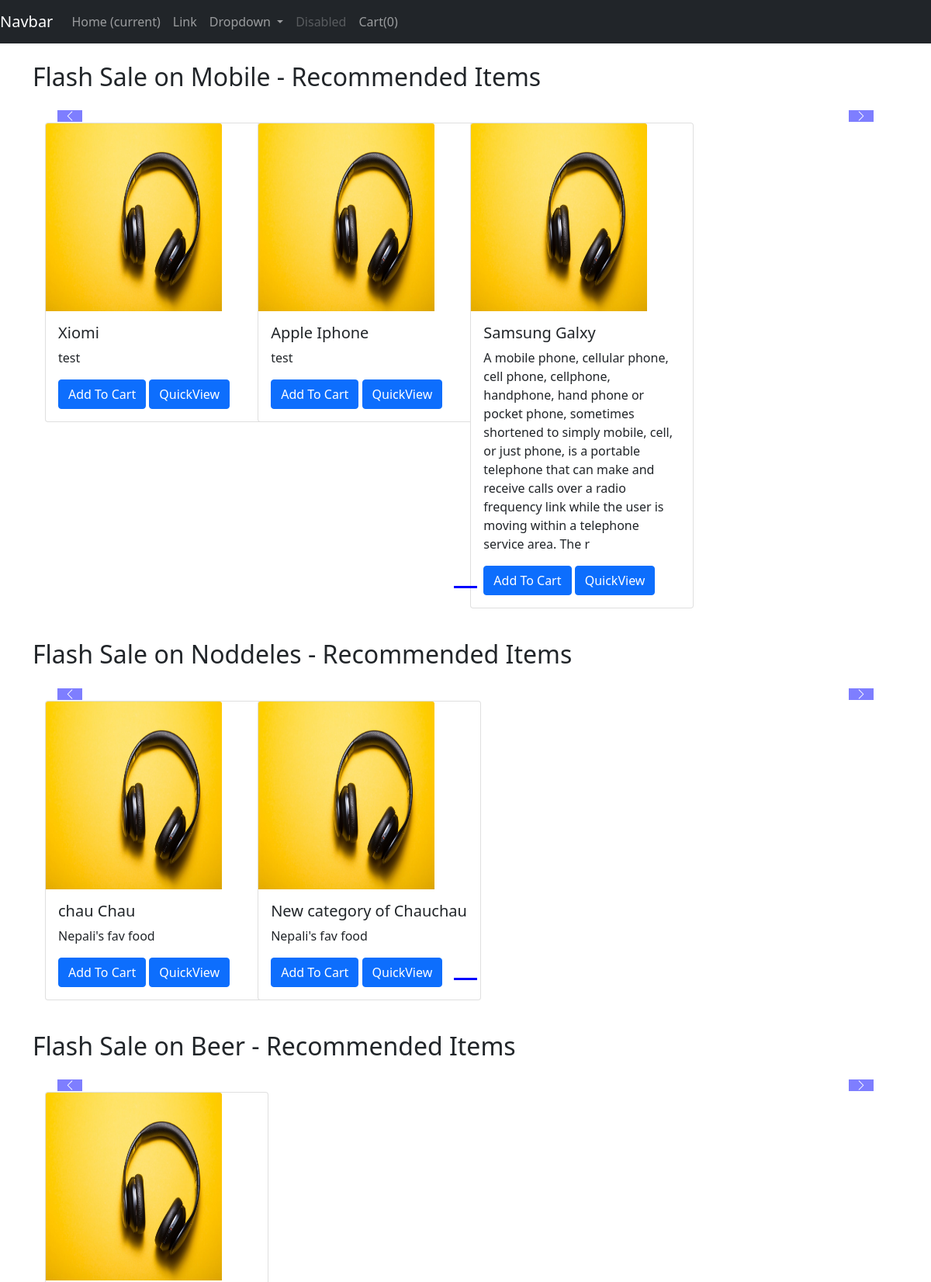
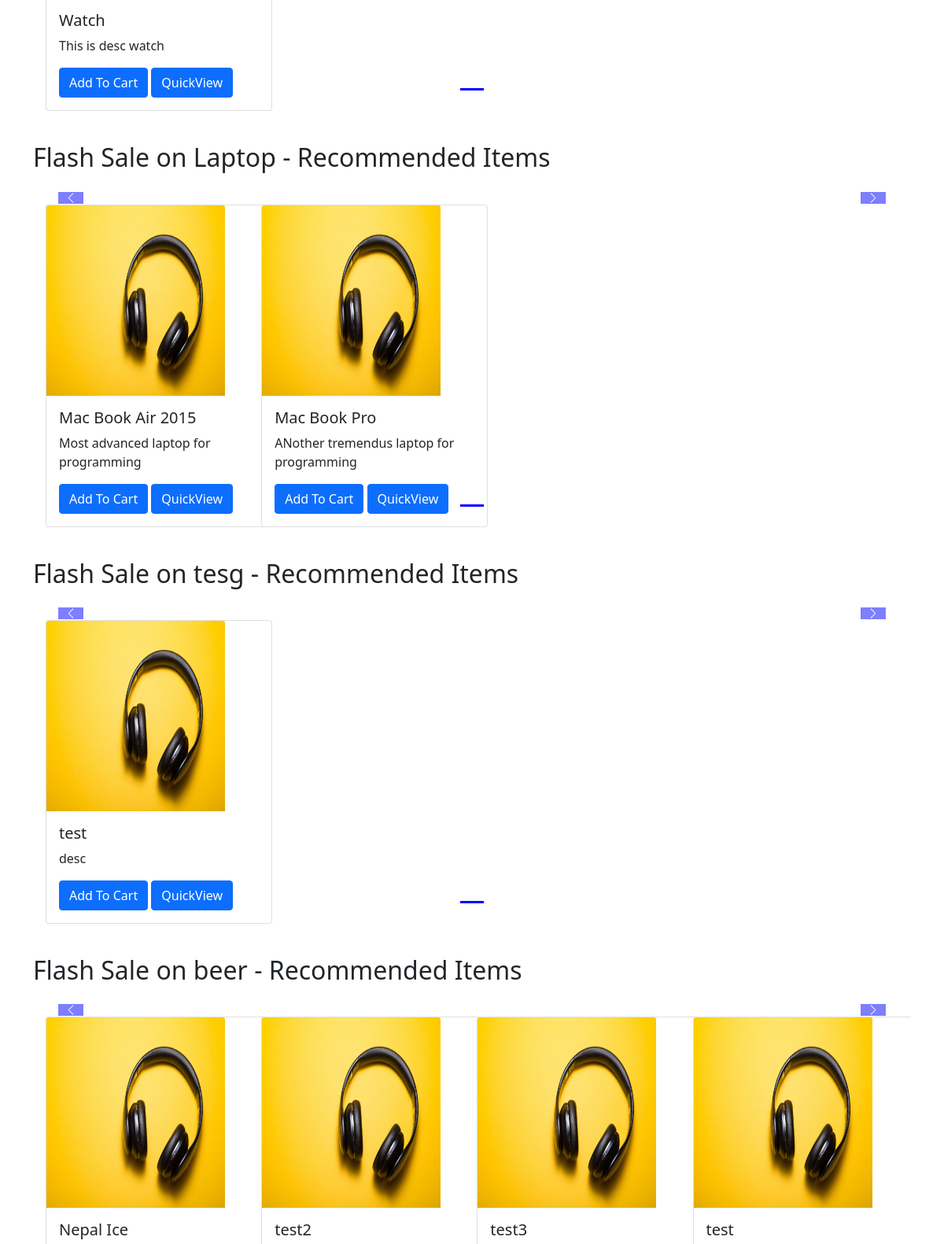
The app's page /shop/ (upper part) with its own data (2 pictures, top to bottom).
### shop/models.py (models this page shows, shortened)
class Product(models.Model):
    product_id = models.AutoField
    product_name = models.CharField(max_length =50)
    category = models.CharField(max_length=50,default= "")
    sub_category = models.CharField(max_length=50,default="")
    price = models.IntegerField(default=0)
    desc = models.CharField(max_length=300)
    pub_date = models.DateField()
    image = models.ImageField(upload_to ="shop/images",default="")

### shop/views.py (the view)
# urls.py: path('', views.index,name='BlogHome'),
def index(request):
    allProds = []
    catProds = Product.objects.values('category','id')
    cats = {item['category'] for item in catProds}
    print('category',cats)
    for cat in cats:
        prod = Product.objects.filter(category=cat)
        n = len(prod)
        nSlides = n//4 + ceil((n/4)-(n//4))
        allProds.append([prod,range(1,nSlides),nSlides])
        params = {'allProds':allProds}
    return render(request,'shop/index.html',params)

### shop/templates/shop/index.html (shortened to what this page needs)
{%extends 'shop/basic.html'%}
{% block body %}
{% load static %}
<div class="container">
  {% for product , range ,nSlides in allProds %}
  <h2 class="my-4">Flash Sale on {{product.0.category}} - Recommended Items</h2>
  <div class="row">
  <div id="demo{{forloop.counter}}" class="carousel slide my-3" data-bs-ride="carousel">
    <div class="carousel-indicators">
      <button type="button" data-bs-target="#demo{{forloop.counter}}" data-bs-slide-to="0" class="active" aria-current="true" aria-label="Slide 1"></button>
    </div>
    <div class="container carousel-inner no-padding">
      <div class="carousel-item active">
        {% for i in product %}
        <div class="col-xs-3 col-md-3 col-sm-3">
          <div class="card" style="width: 18rem">
            <img class="card-img-top" src='{%static "shop/demo.jpeg" %}'alt="Card image cap" />
            <div class="card-body">
              <h5 class="card-title">{{i.product_name}}</h5>
              <p class="card-text">
                {{i.desc}}
              </p>
              <a  id="pr{{i.id}}"  class="btn btn-primary cart">Add To Cart</a>
              <a href="/shop/products/{{i.id}}" id="qv{{i.id}}"  class="btn btn-primary cart">QuickView</a>
            </div>
          </div>
        </div>
        {%if forloop.counter|divisibleby:4 and forloop.counter > 0 and not forloop.last%}
        </div>
        <div class="carousel-item">
        {%endif%}
        {% endfor %}
        </div>
    </div>
  </div>
    <a class="carousel-control-prev" type="button" data-bs-target="#demo{{forloop.counter}}" data-bs-slide="prev">
      <span class="carousel-control-prev-icon" aria-hidden="true"></span>
    </a>
    <a class="carousel-control-next" type="button" data-bs-target="#demo{{forloop.counter}}" data-bs-slide="next">
      <span class="carousel-control-next-icon" aria-hidden="true"></span>
    </a>
  </div>
 {% endfor %}
</div>
  {% endblock %}

### records on screen
Product: category "Mobile", product_name "Xiomi", desc "test"
Product: product_name "Apple Iphone", desc "test"
Product: product_name "Samsung Galxy", desc "A mobile phone, cellular phone, cell phone, cellphone, handphone, hand phone or pocket phone, sometimes shortened to simply mobile, cell, or just phone, is a portable telephone that can make and receive calls over a radio frequency link while the user is moving within a telephone service area. The r"
Product: category "Noddeles", product_name "chau Chau", desc "Nepali's fav food"
Product: product_name "New category of Chauchau", desc "Nepali's fav food"
Product: category "Beer", product_name "Watch", desc "This is desc watch"
Product: category "Laptop", product_name "Mac Book Air 2015", desc "Most advanced laptop for programming"
Product: product_name "Mac Book Pro", desc "ANother tremendus laptop for programming"
Product: category "tesg", product_name "test", desc "desc"
Product: category "beer", product_name "Nepal Ice"
Product: product_name "test2"
Product: product_name "test3"
Product: product_name "test"
